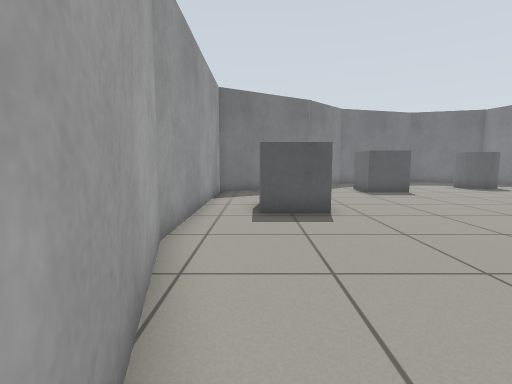
[1] (above)

16 first-person views from a walk through a Gazebo world. The camera is 0.72 m above the floor, tilts 6° down and sees 85° across. The floor is counted in squares, 0.5 m on a side. Each view is taken from the middle of a square. On the plan, view 1 faces up. The plan holds only what a view shows up to about 14 squares ahead; the rest is blank.

[2]
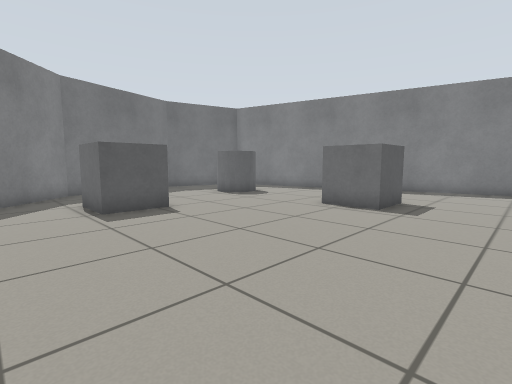

[3]
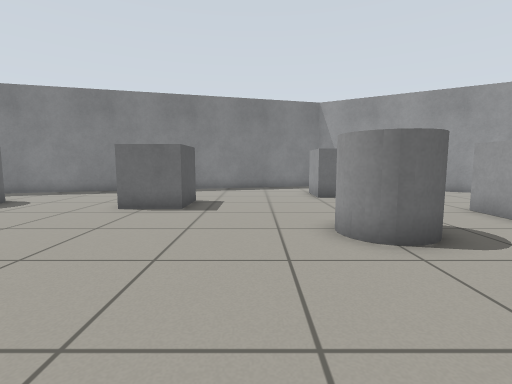

[4]
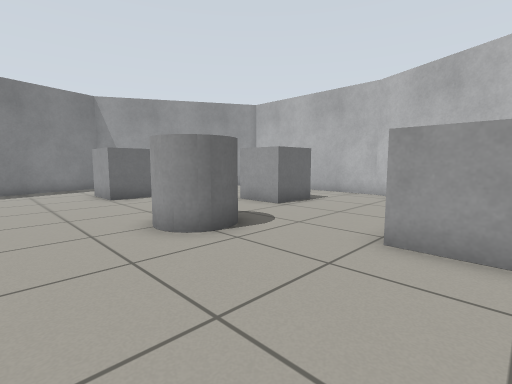

[5]
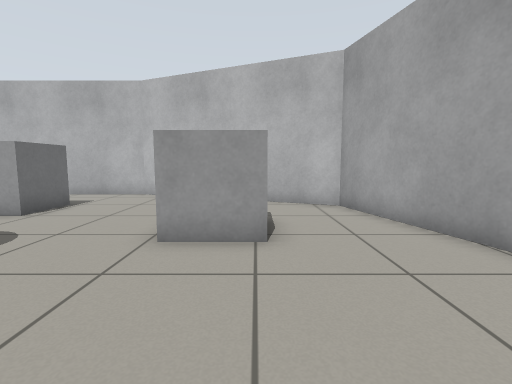

[6]
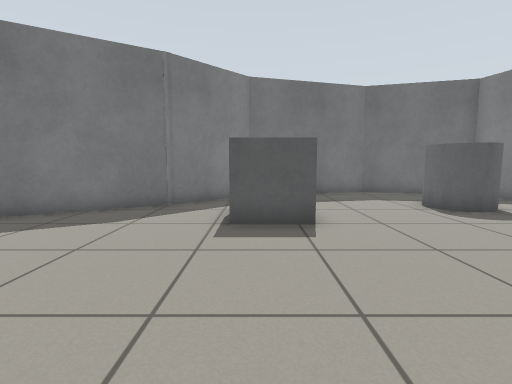

[7]
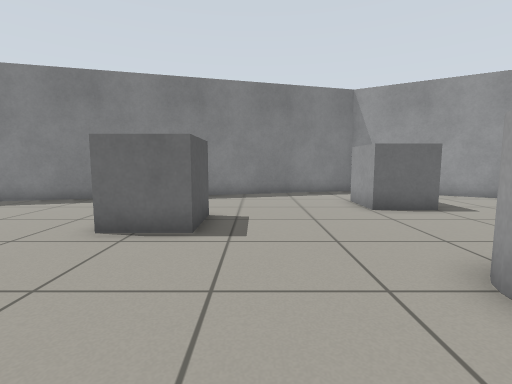

[8]
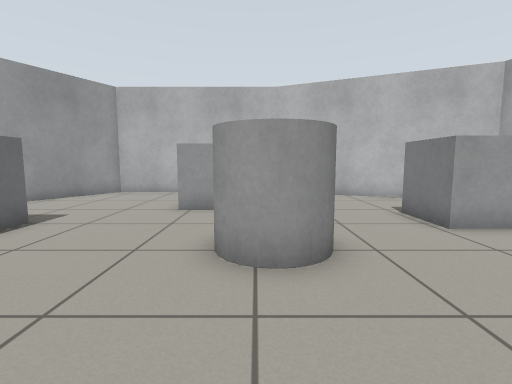

[9]
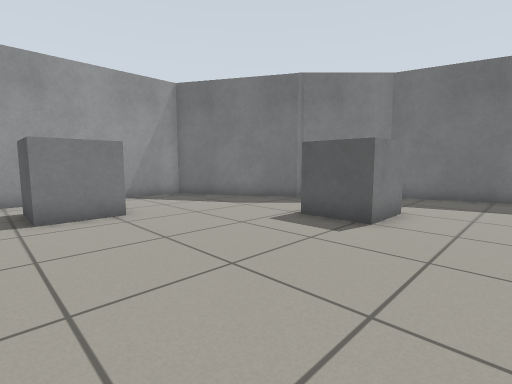

[10]
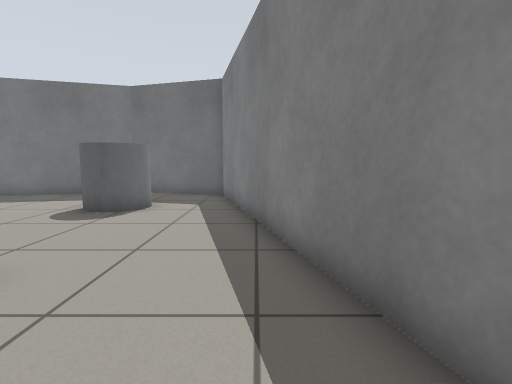

[11]
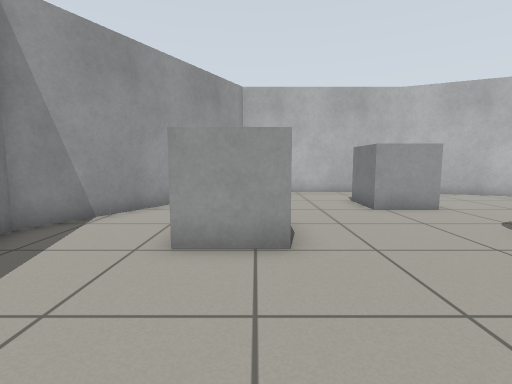

[12]
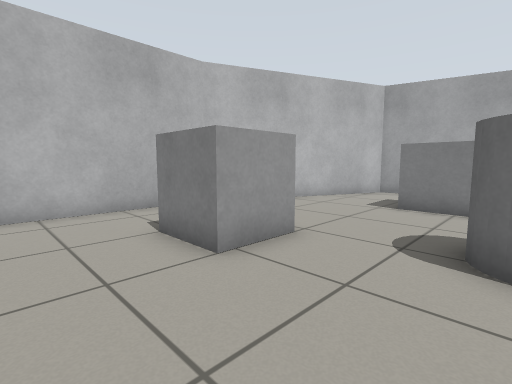

[13]
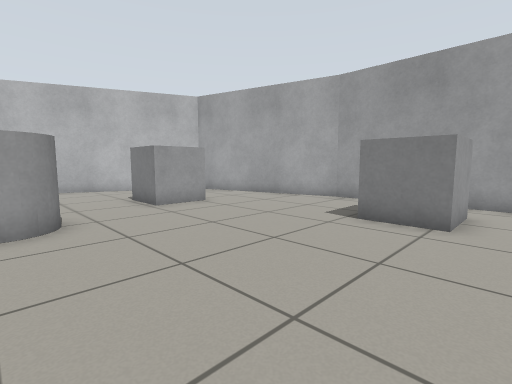

[14]
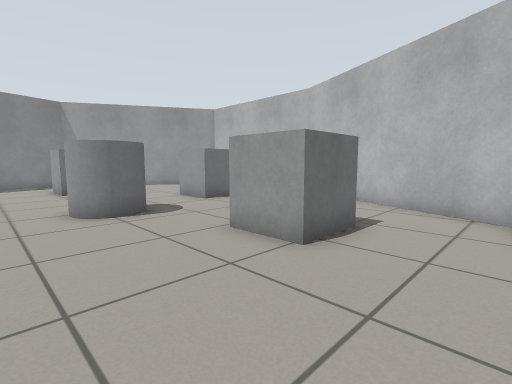

[15]
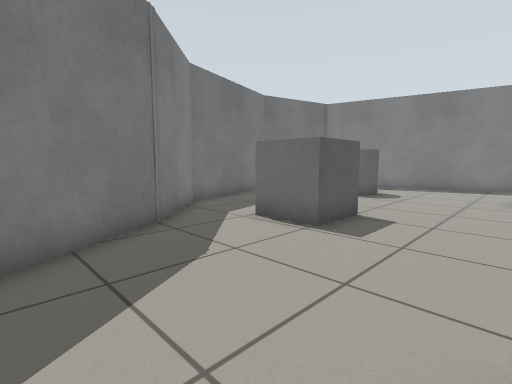

[16]
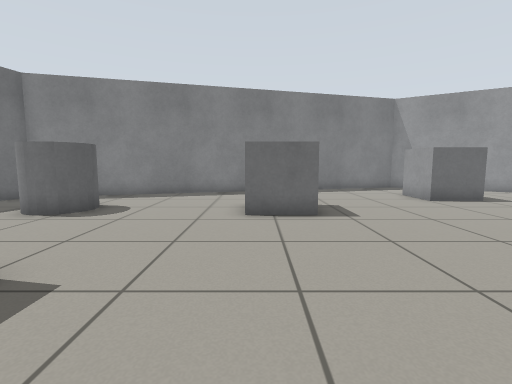

### Floor plan
Points are (right, up) in squares from view 1. A wall is a line through its corners. A room is listed if a view was taken in it or the views show most of it. See-through windows are left out.
Room 1 (views 1, 2, 3, 4, 5, 6, 7, 8, 9, 10, 11, 12, 13, 14, 15, 16)
walls: (-1.8, 5.1) (0.2, -2.3) (8, -5.6) (15.6, -5.6) (20.1, 2.2) (15.6, 19.3) (11.1, 20.5) (5.7, 19.1) (3, 16.3); (3.2, 16.5) (-1.8, 13.6) (-1.8, 5)
objects: grey box (0, 8) to (2, 10); grey box (3, 0) to (5, 2); grey box (6, 14) to (7, 15); grey cylinder (8, 3) to (9, 4); grey box (10, -2) to (11, -1); grey box (12, 9) to (13, 10); grey cylinder (12, 15) to (13, 17); grey box (15, 2) to (16, 3)

Positions as (right, up) in squares from view 1, and headings:
1: (0, 0), facing up
2: (3, 5), facing up-right
3: (3, 6), facing right
4: (3, 7), facing down-right
5: (3, 7), facing down
6: (6, 7), facing up
7: (6, 7), facing right
8: (9, 8), facing down
9: (10, 7), facing up-left
10: (17, 7), facing up
11: (15, 8), facing down
12: (14, 3), facing down-left
13: (9, 11), facing down-left
14: (0, 6), facing down-right
15: (0, 10), facing up-right
16: (4, 10), facing right
